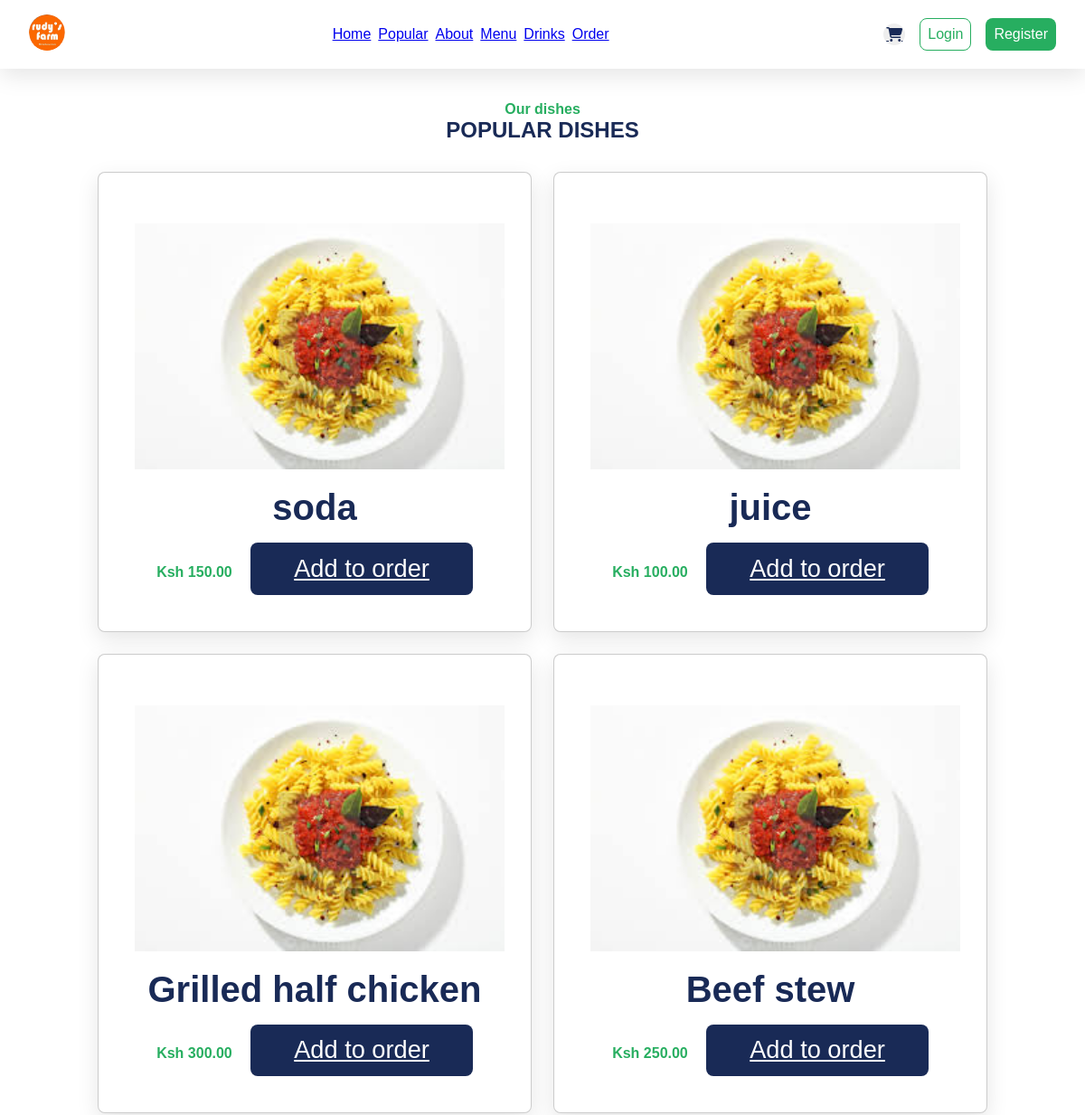
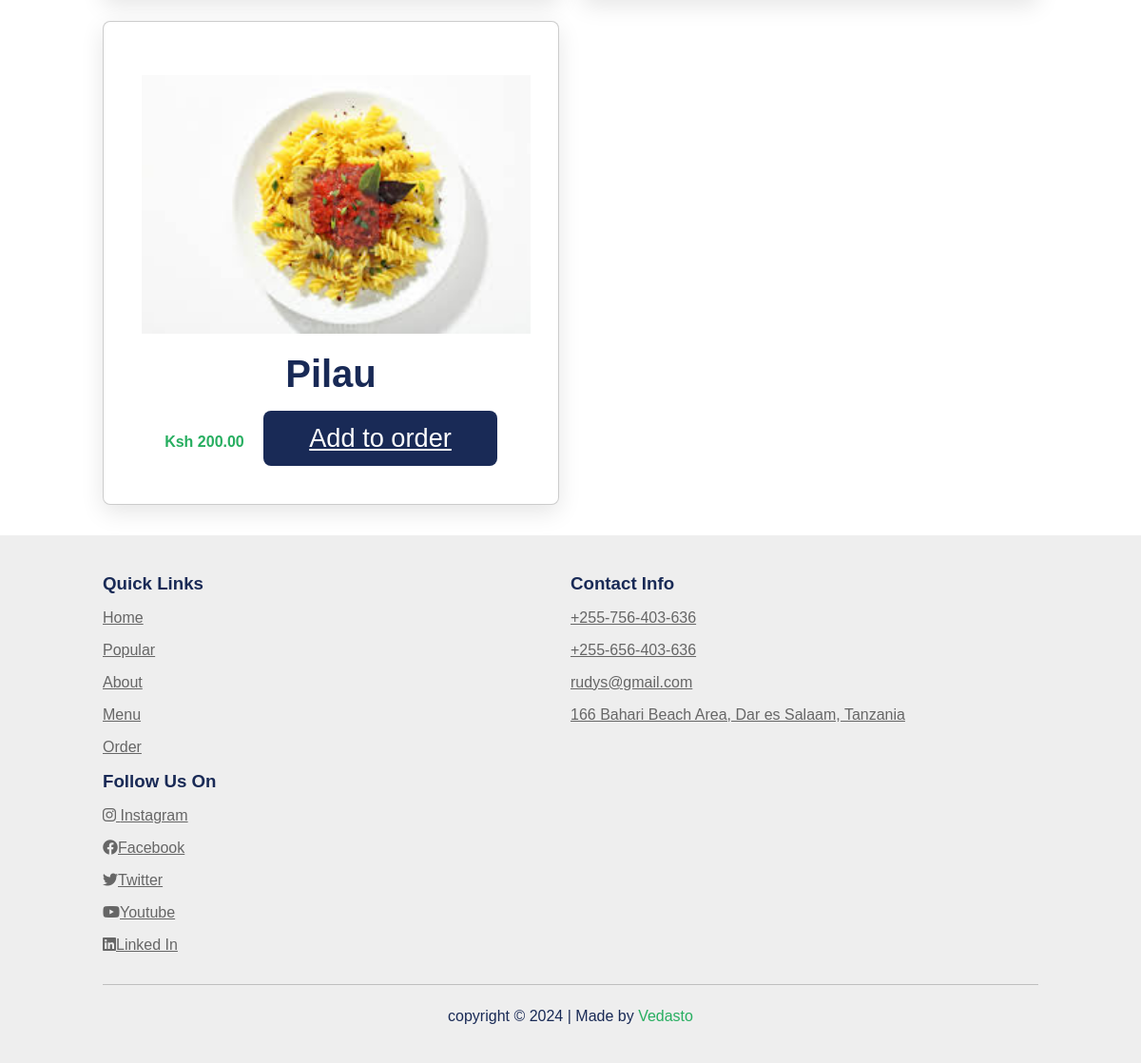
Screenshot of /popular-dishes.php with the database file from the repository (2 pictures, top to bottom).
### tables this page shows
CREATE TABLE IF NOT EXISTS menu_items (
    id INT NOT NULL AUTO_INCREMENT PRIMARY KEY,
    category_id INT NOT NULL,
    FOREIGN KEY(category_id) REFERENCES categories(id),
    title VARCHAR(50) NOT NULL,
    description VARCHAR(256) NOT NULL,
    price DECIMAL(10, 2) NOT NULL,
    featured BOOLEAN NOT NULL DEFAULT FALSE,
    created_at TIMESTAMP DEFAULT CURRENT_TIMESTAMP,
    updated_at TIMESTAMP DEFAULT CURRENT_TIMESTAMP ON UPDATE CURRENT_TIMESTAMP
);

### popular-dishes.php (the view, shortened to what this page needs)
<?php
$connection = connectToDatabase();
$sql = "
SELECT m.title, m.description, m.price, c.title AS category_title
FROM menu_items as m
JOIN categories as c
ON m.category_id = c.id
WHERE featured = 1
LIMIT 10;";
$results = mysqli_query($connection, $sql);
if (mysqli_num_rows($results) <= 0) {
    $message = "No popular dishes yet";
} else {
    $popular_dishes = mysqli_fetch_all($results, MYSQLI_ASSOC);
}
?>
<!DOCTYPE html>
<html lang="en">
<head>
    <link rel="stylesheet" href="https://cdn.jsdelivr.net/npm/swiper@10/swiper-bundle.min.css" />
    <link rel="stylesheet" href="https://cdnjs.cloudflare.com/ajax/libs/font-awesome/6.4.0/css/all.min.css" />
    <link rel="stylesheet" href="./styles/global.css">
    <link rel="stylesheet" href="./styles/popular-dishes.css">
    <link rel="stylesheet" href="./web/common/header.css">
    <link rel="stylesheet" href="./web/common/footer.css">
</head>
<body>
    <?php require './web/common/header.php'; ?>
    <section class="dishes" id="popular-dishes">
        <h3 class="sub-heading"> Our dishes</h3>
        <h1 class="heading"> Popular dishes</h1>
        <div class="box-container">
            <?php if (isset($popular_dishes)): ?>
                <?php foreach ($popular_dishes as $dish) : ?>
                    <div class="box">
                        <img src="images/imgg5.jpg" alt="">
                        <h3><?= $dish['title'] ?></h3>
                        <span>Ksh <?= $dish['price'] ?></span>
                        <a href="#" class="btn">Add to order</a>
                    </div>
                <?php endforeach; ?>
            <?php else: ?>
                <p class="message"><?= $message ?></p>
            <?php endif; ?>
        </div>
    </section>
    <?php require './web/common/footer.php' ?>
</body>
</html>

### web/common/header.php (shortened to what this page needs)
<header>
    <a href="/">
        <img class="rudy-logo" src="/images/LOGO.jpg" alt="logo">
    </a>
    <nav class="topnav">
        <a class="active" href="/">Home</a>
        <a href="/popular-dishes.php">Popular</a>
        <a href="/about.php">About</a>
        <a href="/menu.php">Menu</a>
        <a href="/drinks.php">Drinks</a>
        <a href="/order.php">Order</a>
    </nav>
    <div class="nav-user">
        <div class="icons">
            <a href="/cart.php" class="fas fa-shopping-cart"></a>
        </div>
        <?php if (isset($_SESSION['user_id'])): ?>
            <?php if (isset($_SESSION['role']) && $_SESSION['role'] === 'admin'): ?>
                <a href="/dashboard.php" id="login">Dashboard</a>
            <?php endif; ?>
            <form action="<?php echo htmlspecialchars($_SERVER["PHP_SELF"]); ?>" method="POST">
                <input type="submit" id="register" name="logout" value="logout" />
            </form>
        <?php else: ?>
            <a href="/login.php" id="login">Login</a>
            <a href="/register.php" id="register">Register</a>
        <?php endif; ?>
    </div>
</header>

### web/common/footer.php
<section class="footer">
    <div class="box-container">
        <div class="box">
            <h3>Quick Links</h3>
            <a href="/">Home</a>
            <a href="/popular-dishes.php">Popular</a>
            <a href="/about.php">About</a>
            <a href="/menu.php">Menu</a>
            <a href="/order.php">Order</a>
        </div>
        <div class="box">
            <h3>Contact Info</h3>
            <a href="tel:+255756403636">+255-756-403-636</a>
            <a href="tel:+255656403636">+255-656-403-636</a>
            <a href="mailto:rudys@gmail.com">rudys@gmail.com</a>
            <a href="#">166 Bahari Beach Area, Dar es Salaam, Tanzania</a>
        </div>
        <div class="box">
            <h3>Follow Us On</h3>
            <a href="https://www.instagram.com/rudys.tz/"> <i class="fab fa-instagram"></i> </i>Instagram</a>
            <a href="#"> <i class="fab fa-facebook"></i>Facebook</a>
            <a href="#"> <i class="fab fa-twitter"></i>Twitter</a>
            <a href="#"> <i class="fab fa-youtube"></i>Youtube</a>
            <a href="#"> <i class="fab fa-linkedin"></i>Linked In</a>
        </div>
    </div>
    <div class="credit">
        <?php
        echo "copyright &copy; " . date("Y") . " | Made by <span>Vedasto</span>";  ?>
    </div>
</section>

### styles/global.css (style rules this page uses)
:root { --green: #27ae60; --orange: #FB6800; --black: #192a56; --light-color: #666; --white: #fff; --red: #f00; --box-sahdow: 0 0.5rem 1.5rem rgba(0, 0, 0, 0.1); }
* { font-family: "Poppins", sans-serif; margin: 0; padding: 0; box-sizing: border-box; }
html { overflow-x: hidden; scroll-padding-top: 5.5rem; scroll-behavior: smooth; }
section { padding: 2rem 9%; }
section:nth-child(even) { background: #eee; }
.sub-heading { text-align: center; color: var(--green); font-size: 1rem; padding-top: 1rem; }
.heading { text-align: center; color: var(--black); font-size: 1.5rem; padding-bottom: 2rem; text-transform: uppercase; }
.btn { margin-top: 1rem; display: inline-block; font-size: 1.7rem; color: #fff; background: var(--black); border-radius: 0.5rem; cursor: pointer; padding: 0.8rem 3rem; }

### styles/popular-dishes.css (style rules this page uses)
.dishes { margin-top: 4rem; }
.dishes .box-container { display: grid; grid-template-columns: repeat(auto-fit, minmax(28rem, 1fr)); gap: 1.5rem; }
.dishes .box-container .box { padding: 2.5rem; background: #fff; border-radius: 0.5rem; border: 0.1rem solid rgba(0, 0, 0, 0.2); box-shadow: var(--box-sahdow); position: relative; overflow: hidden; text-align: center; }
.dishes .box-container .box img { height: 17rem; margin: 1rem 0; }
.dishes .box-container .box h3 { color: var(--black); font-size: 2.5rem; }
.dishes .box-container .box span { color: var(--green); font-weight: bolder; margin-right: 1rem; font-size: 1rem; }

### web/common/header.css (style rules this page uses)
header { position: fixed; top: 0; left: 0; right: 0; background-color: #fff; padding: 1rem 7%; display: flex; justify-content: space-between; z-index: 1000; box-shadow: var(--box-sahdow); }
header .rudy-logo { width: 2.5rem; height: 2.5rem; border-radius: 50%; }
header .topnav { display: none; }
header .icons { display: flex; flex-direction: row; justify-content: center; align-items: center; }
header .icons i, header .icons a { display: flex; flex-direction: row; justify-content: center; align-items: center; cursor: pointer; margin-left: 0.5rem; height: 1.5rem; width: 1.5rem; text-align: center; color: var(--black); border-radius: 50%; background: #eee; }
header .nav-user { display: flex; flex-direction: row; justify-content: center; align-items: center; gap: 1rem; }
header #register { display: none; padding: 0.5rem; background-color: var(--green); color: var(--white); border-radius: 0.5rem; text-decoration: none; border: 1px solid transparent; }
header #login { display: none; padding: 0.5rem; color: var(--green); border-radius: 0.5rem; text-decoration: none; border: 1px solid var(--green); }
@media (min-width: 991px) { header { padding: 1rem 2rem; } }
@media (min-width: 991px) { header .topnav { display: flex; flex-direction: row; flex-wrap: wrap; justify-content: center; align-items: center; gap: 0.5rem; } }
@media (min-width: 991px) { header #login, header #register { display: block; } }

### web/common/footer.css (style rules this page uses)
.footer .box-container { display: grid; grid-template-columns: repeat(auto-fit, minmax(30rem, 1fr)); }
.footer .box-container .box h3 { padding: 0.5rem 0; color: var(--black); }
.footer .box-container .box a { display: block; padding: 0.5rem 0; color: var(--light-color); }
.footer .credit { text-align: center; border-top: 0.1rem solid rgba(0, 0, 0, 0.2); color: var(--black); padding: 0.5rem; padding-top: 1.5rem; margin-top: 1.5rem; }
.footer .credit span { color: var(--green); }

### rows the page displays
menu_items: title "soda", price "150.00"
menu_items: title "juice", price "100.00"
menu_items: title "Grilled half chicken", price "300.00"
menu_items: title "Beef stew", price "250.00"
menu_items: title "Pilau", price "200.00"
